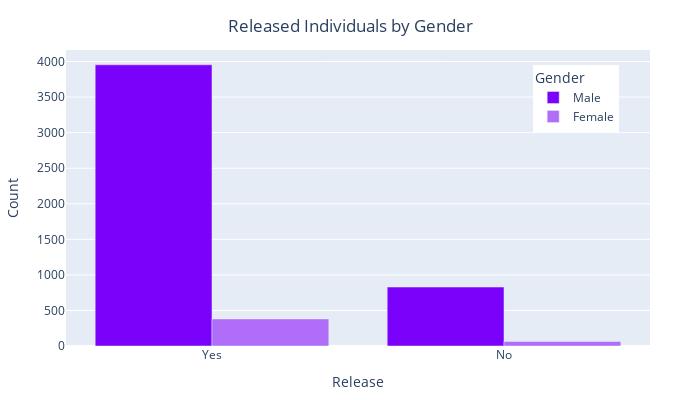
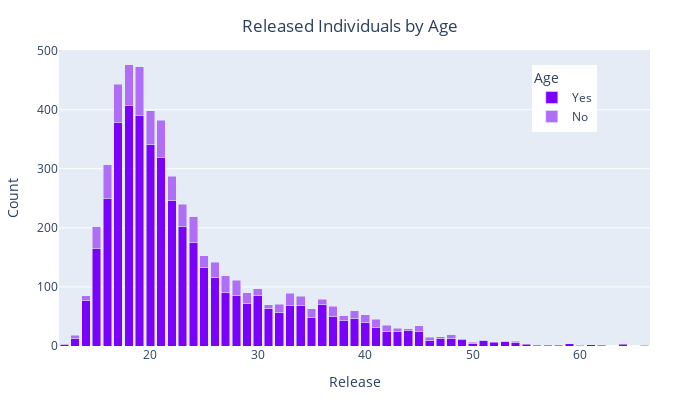
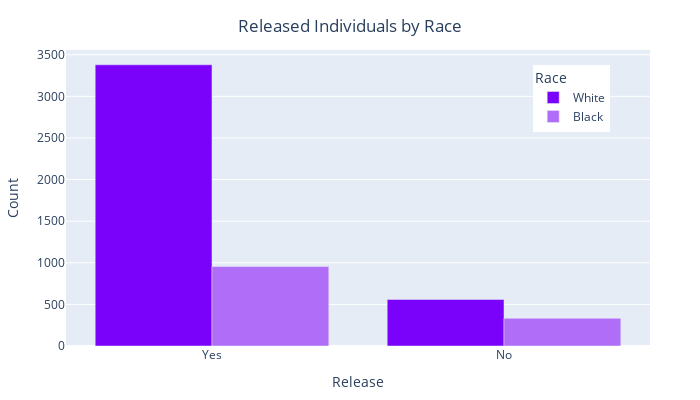
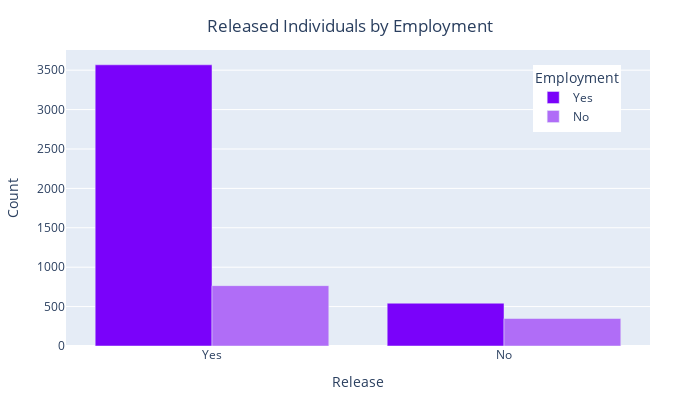

Source (notebook cell) for these figures, in order:
### Markdown cell above
# 9. Is there any correlation between the "released" variable and other variables such as race, age, sex, employment, citizenship, or number of checks?

### Code cell
import plotly.express as px

dic_cols = {
    'sex':'Gender',
    'age': 'Age', 
    'colour': 'Race', 
    'employed': 'Employment', 
    'citizen' : 'Citizenship'
}

for col, title in dic_cols.items():
    released_df = arrests_df[['released', col]].value_counts().reset_index(name='count')
    custom_palette = ['#7a02fa','#b06df7']
    if col == 'age':
        fig = px.bar(released_df, x=col, y='count', color='released', barmode='stack', color_discrete_sequence=custom_palette)
    else:
        fig = px.bar(released_df, x='released', y='count', color=col,barmode='group', color_discrete_sequence=custom_palette)
    fig.update_layout(
        xaxis_title='Release',
        yaxis_title='Count',
        title={
            'text': f'Released Individuals by {title}',
            'x': 0.5,
            'y': 0.95,
            'xanchor': 'center',
            'yanchor': 'top'
        },
        width=700,
        height=400,
        margin=dict(l=50, r=50, t=50, b=50), 
        legend=dict(
            title=title,
            orientation='v',
            yanchor='top',
            y=0.95,
            xanchor='left',
            x=0.8
        ),
    )
    pyo.iplot(fig)

### Figure 1 — Plotly figure (JSON) as saved in the notebook; plotly's stock layout.template omitted (floating-point values rounded to 4 significant figures)
{"data": [{"alignmentgroup": "True", "hovertemplate": "sex=Male<br>released=%{x}<br>count=%{y}<extra></extra>", "legendgroup": "Male", "marker": {"color": "#7a02fa", "pattern": {"shape": ""}}, "name": "Male", "offsetgroup": "Male", "orientation": "v", "showlegend": true, "textposition": "auto", "type": "bar", "x": ["Yes", "No"], "xaxis": "x", "y": [3954, 829], "yaxis": "y"}, {"alignmentgroup": "True", "hovertemplate": "sex=Female<br>released=%{x}<br>count=%{y}<extra></extra>", "legendgroup": "Female", "marker": {"color": "#b06df7", "pattern": {"shape": ""}}, "name": "Female", "offsetgroup": "Female", "orientation": "v", "showlegend": true, "textposition": "auto", "type": "bar", "x": ["Yes", "No"], "xaxis": "x", "y": [380, 63], "yaxis": "y"}], "layout": {"barmode": "group", "height": 400, "legend": {"orientation": "v", "title": {"text": "Gender"}, "tracegroupgap": 0, "x": 0.8, "xanchor": "left", "y": 0.95, "yanchor": "top"}, "margin": {"b": 50, "l": 50, "r": 50, "t": 50}, "title": {"text": "Released Individuals by Gender", "x": 0.5, "xanchor": "center", "y": 0.95, "yanchor": "top"}, "width": 700, "xaxis": {"anchor": "y", "domain": [0, 1], "title": {"text": "Release"}}, "yaxis": {"anchor": "x", "domain": [0, 1], "title": {"text": "Count"}}}}

### Figure 2 — Plotly figure (JSON) as saved in the notebook; plotly's stock layout.template omitted (floating-point values rounded to 4 significant figures)
{"data": [{"alignmentgroup": "True", "hovertemplate": "released=Yes<br>age=%{x}<br>count=%{y}<extra></extra>", "legendgroup": "Yes", "marker": {"color": "#7a02fa", "pattern": {"shape": ""}}, "name": "Yes", "offsetgroup": "Yes", "orientation": "v", "showlegend": true, "textposition": "auto", "type": "bar", "x": [18, 19, 17, 20, 21, 16, 22, 23, 24, 15, 25, 26, 27, 28, 30, 14, 29, 36, 34, 33, 31, 32, 37, 35, 39, 38, 40, 41, 44, 42, 43, 45, 13, 48, 47, 49, 46, 51, 53, 54, 52, 50, 59, 12, 64, 55, 61, 57, 58, 60, 62, 56, 66], "xaxis": "x", "y": [407, 390, 379, 341, 319, 249, 247, 202, 176, 165, 133, 116, 91, 86, 86, 77, 72, 70, 69, 68, 64, 57, 50, 48, 47, 43, 39, 31, 26, 25, 24, 24, 13, 13, 12, 11, 10, 9, 7, 6, 6, 5, 4, 3, 3, 3, 2, 1, 1, 1, 1, 1, 1], "yaxis": "y"}, {"alignmentgroup": "True", "hovertemplate": "released=No<br>age=%{x}<br>count=%{y}<extra></extra>", "legendgroup": "No", "marker": {"color": "#b06df7", "pattern": {"shape": ""}}, "name": "No", "offsetgroup": "No", "orientation": "v", "showlegend": true, "textposition": "auto", "type": "bar", "x": [19, 18, 17, 21, 16, 20, 24, 22, 23, 15, 27, 26, 28, 33, 25, 29, 37, 34, 35, 32, 40, 41, 39, 30, 42, 45, 36, 14, 38, 48, 31, 43, 13, 46, 47, 44, 54, 12, 66, 60, 53, 51, 50, 49], "xaxis": "x", "y": [83, 69, 64, 63, 58, 57, 43, 40, 38, 37, 28, 26, 25, 21, 20, 18, 17, 15, 15, 14, 14, 14, 13, 11, 10, 10, 9, 8, 8, 6, 6, 6, 5, 5, 4, 3, 2, 1, 1, 1, 1, 1, 1, 1], "yaxis": "y"}], "layout": {"barmode": "stack", "height": 400, "legend": {"orientation": "v", "title": {"text": "Age"}, "tracegroupgap": 0, "x": 0.8, "xanchor": "left", "y": 0.95, "yanchor": "top"}, "margin": {"b": 50, "l": 50, "r": 50, "t": 50}, "title": {"text": "Released Individuals by Age", "x": 0.5, "xanchor": "center", "y": 0.95, "yanchor": "top"}, "width": 700, "xaxis": {"anchor": "y", "domain": [0, 1], "title": {"text": "Release"}}, "yaxis": {"anchor": "x", "domain": [0, 1], "title": {"text": "Count"}}}}

### Figure 3 — Plotly figure (JSON) as saved in the notebook; plotly's stock layout.template omitted (floating-point values rounded to 4 significant figures)
{"data": [{"alignmentgroup": "True", "hovertemplate": "colour=White<br>released=%{x}<br>count=%{y}<extra></extra>", "legendgroup": "White", "marker": {"color": "#7a02fa", "pattern": {"shape": ""}}, "name": "White", "offsetgroup": "White", "orientation": "v", "showlegend": true, "textposition": "auto", "type": "bar", "x": ["Yes", "No"], "xaxis": "x", "y": [3379, 559], "yaxis": "y"}, {"alignmentgroup": "True", "hovertemplate": "colour=Black<br>released=%{x}<br>count=%{y}<extra></extra>", "legendgroup": "Black", "marker": {"color": "#b06df7", "pattern": {"shape": ""}}, "name": "Black", "offsetgroup": "Black", "orientation": "v", "showlegend": true, "textposition": "auto", "type": "bar", "x": ["Yes", "No"], "xaxis": "x", "y": [955, 333], "yaxis": "y"}], "layout": {"barmode": "group", "height": 400, "legend": {"orientation": "v", "title": {"text": "Race"}, "tracegroupgap": 0, "x": 0.8, "xanchor": "left", "y": 0.95, "yanchor": "top"}, "margin": {"b": 50, "l": 50, "r": 50, "t": 50}, "title": {"text": "Released Individuals by Race", "x": 0.5, "xanchor": "center", "y": 0.95, "yanchor": "top"}, "width": 700, "xaxis": {"anchor": "y", "domain": [0, 1], "title": {"text": "Release"}}, "yaxis": {"anchor": "x", "domain": [0, 1], "title": {"text": "Count"}}}}

### Figure 4 — Plotly figure (JSON) as saved in the notebook; plotly's stock layout.template omitted (floating-point values rounded to 4 significant figures)
{"data": [{"alignmentgroup": "True", "hovertemplate": "employed=Yes<br>released=%{x}<br>count=%{y}<extra></extra>", "legendgroup": "Yes", "marker": {"color": "#7a02fa", "pattern": {"shape": ""}}, "name": "Yes", "offsetgroup": "Yes", "orientation": "v", "showlegend": true, "textposition": "auto", "type": "bar", "x": ["Yes", "No"], "xaxis": "x", "y": [3568, 543], "yaxis": "y"}, {"alignmentgroup": "True", "hovertemplate": "employed=No<br>released=%{x}<br>count=%{y}<extra></extra>", "legendgroup": "No", "marker": {"color": "#b06df7", "pattern": {"shape": ""}}, "name": "No", "offsetgroup": "No", "orientation": "v", "showlegend": true, "textposition": "auto", "type": "bar", "x": ["Yes", "No"], "xaxis": "x", "y": [766, 349], "yaxis": "y"}], "layout": {"barmode": "group", "height": 400, "legend": {"orientation": "v", "title": {"text": "Employment"}, "tracegroupgap": 0, "x": 0.8, "xanchor": "left", "y": 0.95, "yanchor": "top"}, "margin": {"b": 50, "l": 50, "r": 50, "t": 50}, "title": {"text": "Released Individuals by Employment", "x": 0.5, "xanchor": "center", "y": 0.95, "yanchor": "top"}, "width": 700, "xaxis": {"anchor": "y", "domain": [0, 1], "title": {"text": "Release"}}, "yaxis": {"anchor": "x", "domain": [0, 1], "title": {"text": "Count"}}}}
